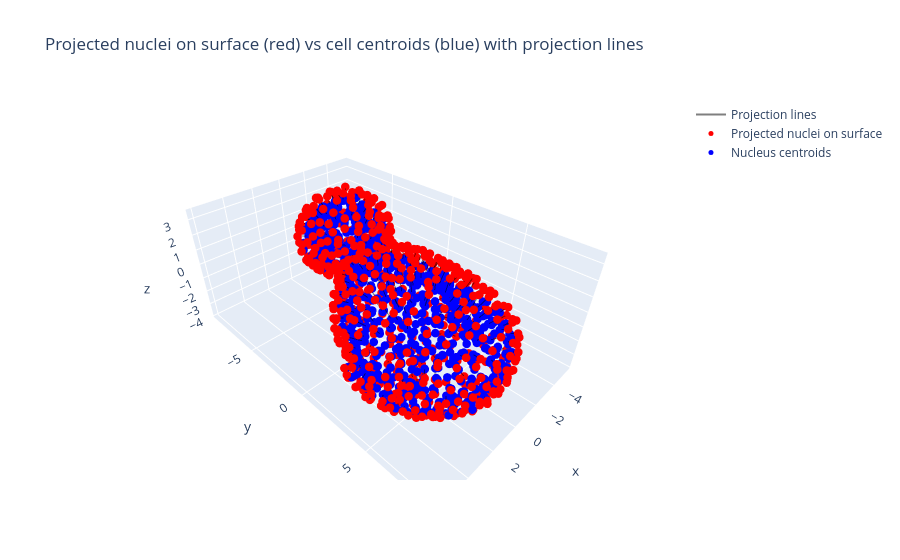

Notebook source saved alongside this figure:
### Code cell
# Build arrays for the connection segments
line_x = []
line_y = []
line_z = []

for p_nuc, p_proj in zip(nuclei_xyz, proj_points):
    line_x += [p_nuc[0], p_proj[0], None]
    line_y += [p_nuc[1], p_proj[1], None]
    line_z += [p_nuc[2], p_proj[2], None]

fig = go.Figure(data=[
    # Connection lines: nucleus -> projected point
    go.Scatter3d(
        x=line_x,
        y=line_y,
        z=line_z,
        mode="lines",
        line=dict(width=2, color="rgba(0,0,0,0.5)"),  # semi-transparent gray
        name="Projection lines"
    ),

    # Projected points on the surface (red)
    go.Scatter3d(
        x=proj_points[:, 0],
        y=proj_points[:, 1],
        z=proj_points[:, 2],
        mode='markers',
        marker=dict(size=5, color='red', symbol='circle'),
        name="Projected nuclei on surface"
    ),

    # True nucleus centroids in volume (blue)
    go.Scatter3d(
        x=nuclei_xyz[:, 0],
        y=nuclei_xyz[:, 1],
        z=nuclei_xyz[:, 2],
        mode='markers',
        marker=dict(size=5, color='blue', symbol='circle'),
        name="Nucleus centroids"
    )
])

fig.update_layout(
    scene=dict(aspectmode='data'),
    title="Projected nuclei on surface (red) vs cell centroids (blue) with projection lines"
)

fig.show()

### Figure 1 — Plotly figure (JSON) as saved in the notebook; plotly's stock layout.template omitted (floating-point values rounded to 4 significant figures; data arrays with more than 128 entries replaced by an {"elided": "..."} marker saying what was removed)
{"data": [{"line": {"color": "rgba(0,0,0,0.5)", "width": 2}, "mode": "lines", "name": "Projection lines", "type": "scatter3d", "x": {"elided": "2061 float values"}, "y": {"elided": "2061 float values"}, "z": {"elided": "2061 float values"}}, {"marker": {"color": "red", "size": 5, "symbol": "circle"}, "mode": "markers", "name": "Projected nuclei on surface", "type": "scatter3d", "x": {"elided": "687 float values"}, "y": {"elided": "687 float values"}, "z": {"elided": "687 float values"}}, {"marker": {"color": "blue", "size": 5, "symbol": "circle"}, "mode": "markers", "name": "Nucleus centroids", "type": "scatter3d", "x": {"elided": "687 float values"}, "y": {"elided": "687 float values"}, "z": {"elided": "687 float values"}}], "layout": {"scene": {"aspectmode": "data"}, "title": {"text": "Projected nuclei on surface (red) vs cell centroids (blue) with projection lines"}}}
